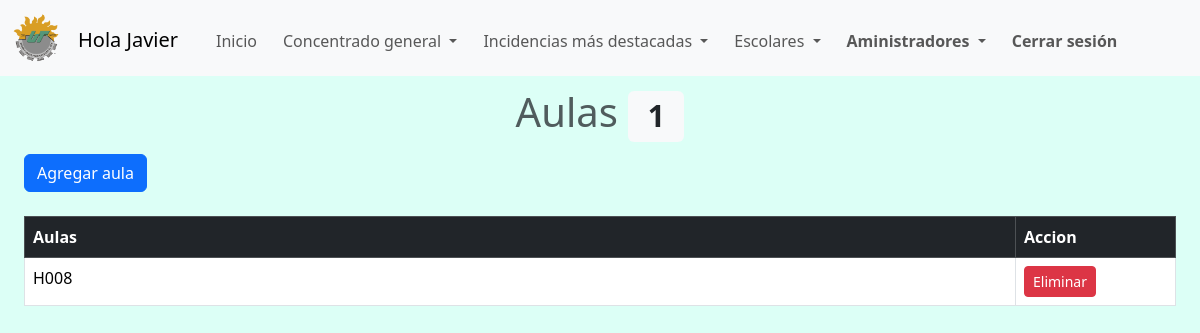
Before: /layouts_admins/aulas.php (signed in) with the older database file.
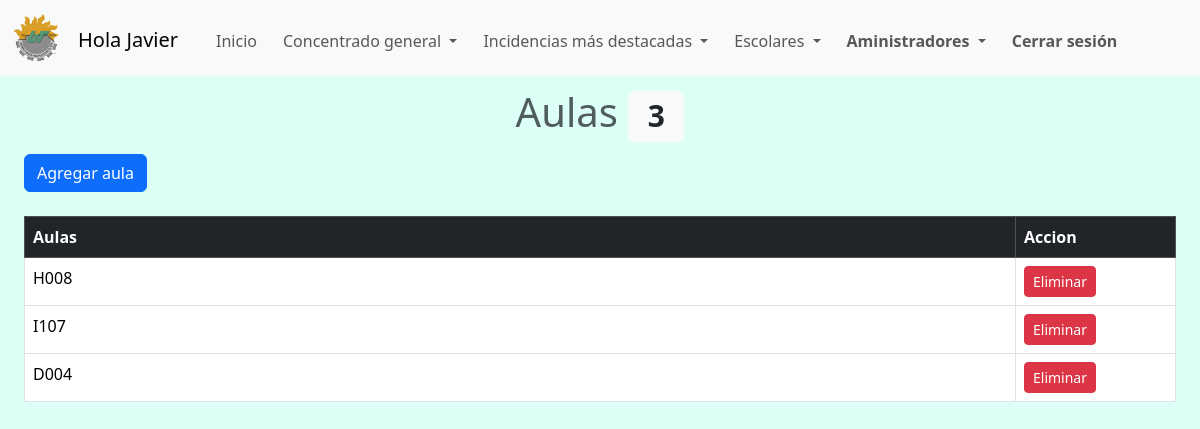
After: the same page with the newer database file.
### tables this page shows
CREATE TABLE IF NOT EXISTS `aulas` (
  `id` int NOT NULL AUTO_INCREMENT,
  `aula` varchar(20) NOT NULL,
  PRIMARY KEY (`id`)
);

### layouts_admins/aulas.php (the view, shortened to what this page needs)
<!DOCTYPE html>
<html lang="en">
<head>
    <link href="https://cdn.jsdelivr.net/npm/bootstrap@5.3.2/dist/css/bootstrap.min.css" rel="stylesheet">
</head>
<body class="admin_background">
<?php include ("navbar.php");?>
<?php include('../php/connection.php');
  $consul = "SELECT COUNT(*) AS total_aulas FROM aulas";
  $resul = mysqli_query($connection, $consul);
  $row = mysqli_fetch_array($resul);?>
<h1 class="h1-tittles text-muted display-6">Aulas <span class="badge bg-light text-dark"><?php echo $row['total_aulas'];?></span></h1>
<div class="div-table">
<button type="button" class="btn btn-primary" data-bs-toggle="modal" data-bs-target="#exampleModal">
  Agregar aula
</button>
<br><br>
  <table class="table table-bordered">
    <thead class="table-dark">
      <tr>
        <th scope="col">Aulas</th>
        <th scope="col" style="width:10rem;">Accion</th>
      </tr>
    </thead>
    <tbody>
      <?php require_once("../php/connection.php");
        $result = mysqli_query($connection, "SELECT * FROM aulas");
        while ($row = mysqli_fetch_assoc($result)):
      ?>
      <tr>
        <td><?php echo $row["aula"];?></td>
        <td>
            <button type="button" class="btn btn-danger btn-sm" data-bs-toggle="modal" data-bs-target="#borrar_<?php echo $row['id'];?>"> Eliminar</button>
        </td>
      </tr>
      </div>
      <?php endwhile;?>
</body>
</html>

Changed rows visible on the page:
added aulas: aula "I107"
added aulas: aula "D004"
Other visible differences:
$row['total_aulas']: "1" → "3"
